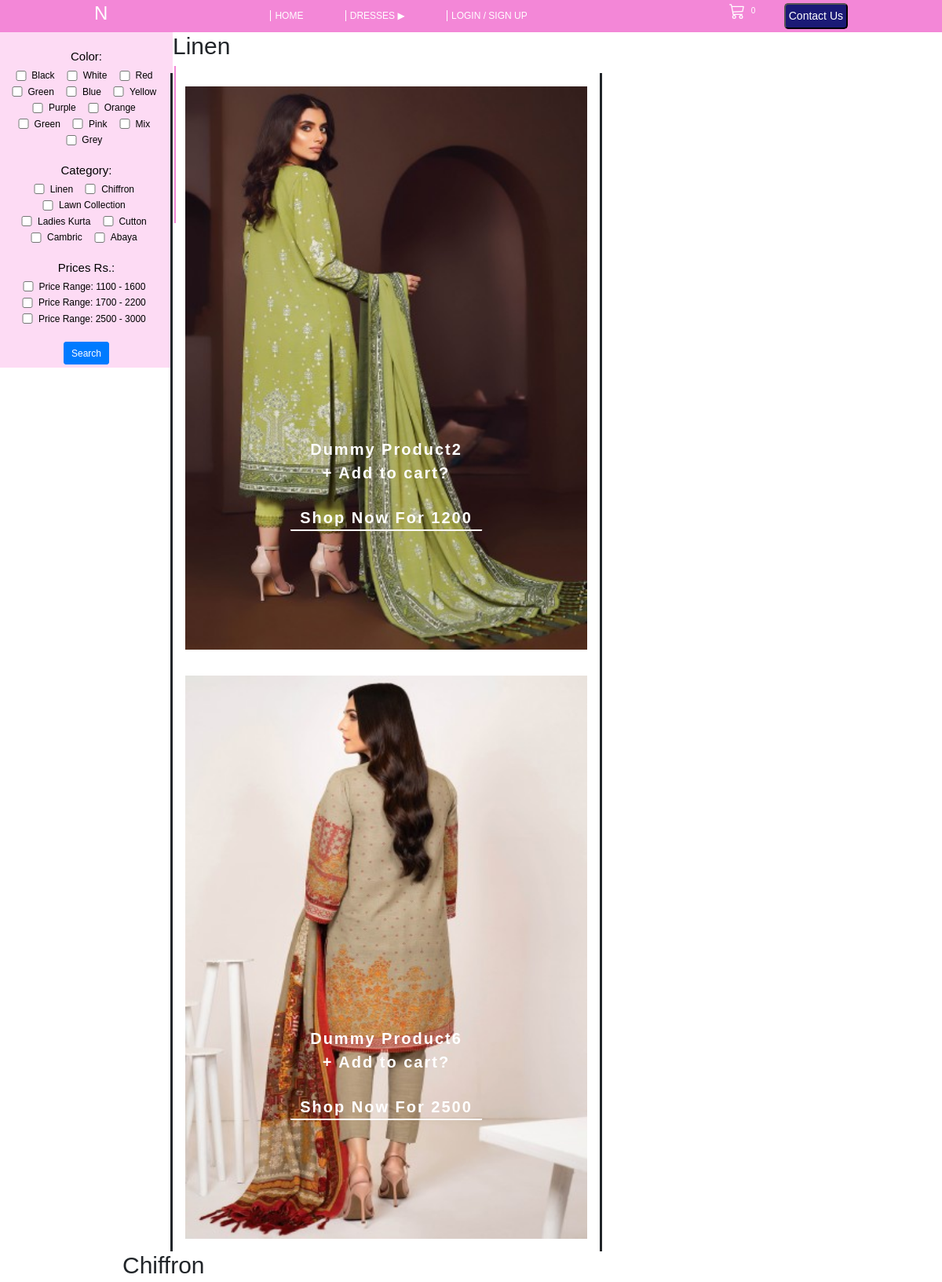
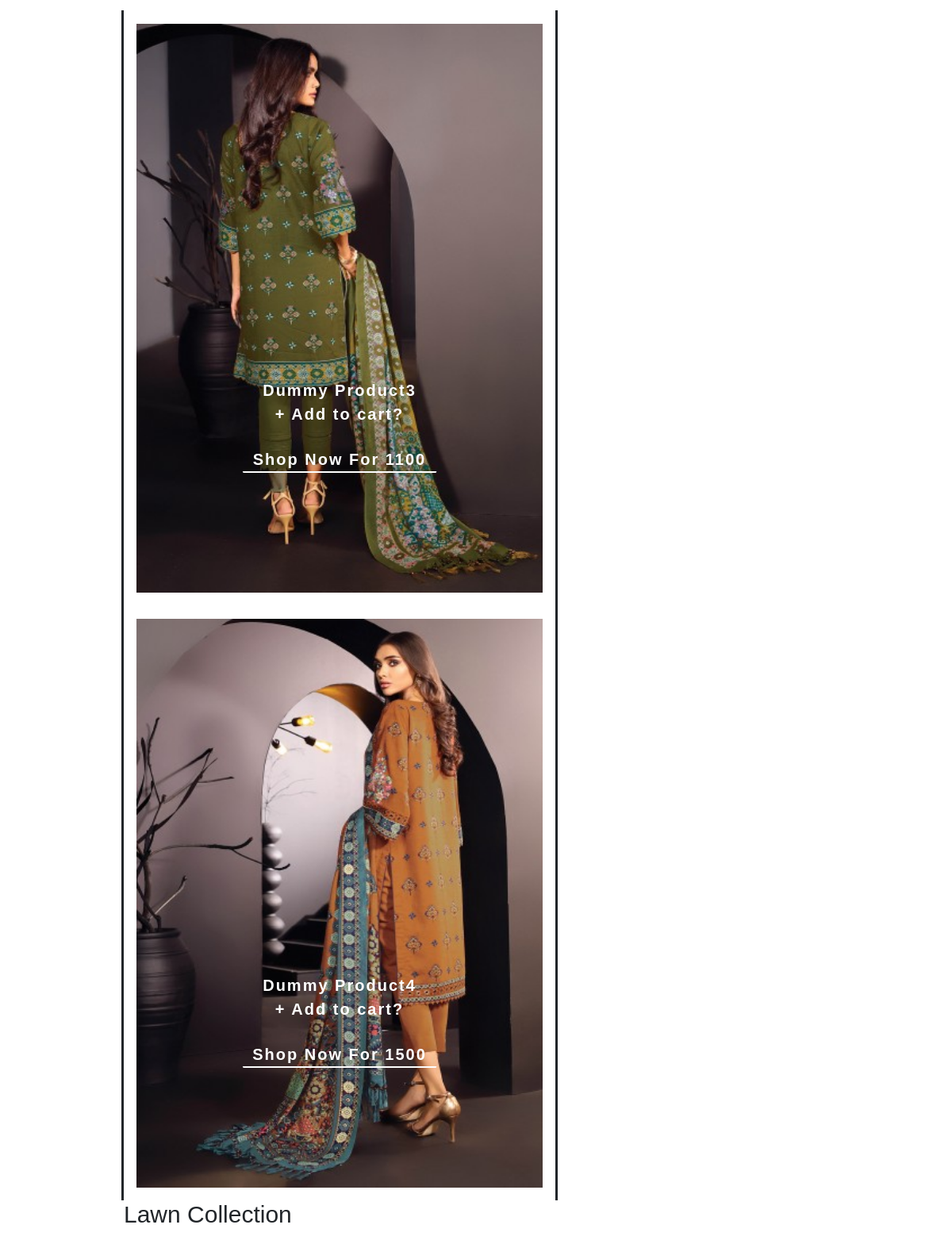
The page /categories (upper part) on the database its author committed (2 pictures, top to bottom).
### queries.py (models this page shows)
class Color(db.Model):
    __tablename__ = 'color'
    id = db.Column(db.Integer, primary_key=True)
    color = db.Column(db.String)

class Pcategory(db.Model):
    __tablename__ = 'pcategory'
    id = db.Column(db.Integer, primary_key=True)
    catname = db.Column(db.String)

class Product(db.Model):
    __tablename__ = 'products'
    id = db.Column(db.Integer, primary_key=True)
    name = db.Column(db.String)
    cateid = db.Column(db.Integer, db.ForeignKey('pcategory.id'))
    stock = db.Column(db.Integer)
    price = db.Column(db.Float)
    color = db.Column(db.Integer, db.ForeignKey('color.id'))
    fimg = db.Column(db.String)
    bimg = db.Column(db.String)

### app.py (the view)
@app.route("/categories", defaults={'cid': 1}, methods=['GET', 'POST'])
@app.route("/categories/<int:cid>", methods=['GET', 'POST'])
def category(cid):
    query = productCategoryWise(cid)
    dressimgs = displayAllProducts()
    colors = colorOption()
    checkrange = pricerange()
    catedict = defaultdict(list)
    for row in query:
        catedict[row.catname].append({
            'id': row.id,
            'fimg': row.fimg,
            'bimg': row.bimg,
            'price': row.price,
            'name': row.name,
            'catname': row.catname,
            'catid': row.catid
        })
    return render_template("dresses.html", catedict=catedict, colors=colors, priceap=checkrange)

### app.py (called while the page is built)
@app.context_processor
def context_processor():
    dcatelist = allCategories()
    return dict(dcatelist=dcatelist)

### logic.py (called while the page is built)
def pricerange():
    initprice = 0
    pricerange = 0
    pricedict = defaultdict(list)
    for i in queries.priceq():
        price = int(i.price)
        if pricerange < price:
            initprice = price
            pricerange = price + 500
        pricedict[f'Price Range: {initprice} - {pricerange}'].append(i.id)
    return pricedict

### queries.py (called while the page is built)
def displayAllProducts():
    return Product.query.with_entities(Product.id, Product.price, Product.fimg, Product.bimg, Product.name).all()

def priceq():
    return Product.query.order_by(Product.price).all()

def productCategoryWise(cid):
    return db.session.query(Product.id, Product.fimg, Product.bimg, Product.price, Product.name, Pcategory.catname, Pcategory.id.label('catid'))\
        .join(Pcategory, Product.cateid == Pcategory.id)\
        .order_by(db.case([(Pcategory.id == cid, 1)], else_=2), Pcategory.id).all()

def allCategories():
    return Pcategory.query.all()

def colorOption():
    return Color.query.all()

### templates/dresses.html (shortened to what this page needs)
{% extends "index.html" %}
{% block main %}
{% block searcher %}
{{ super() }}
{% endblock %}
{% for cate, cateinfo in catedict.items() %}
<div id="imgcont" class="containerxyz">
    <h2>{{ cate }}</h2>
    {% for info in cateinfo %}
    <div class="econt reveal">
        <a href="{{ url_for('itemdtls', proid=info.id) }}">
        <img class="hidden" src="{{ info.bimg }}" alt="img" />
        <div class="shoP">
            <h4 style="font-size: 20px; font-weight: 600;">{{ info.name }}</h4>
            <h4 class="hoveradd2cart" style="font-size: 20px; font-weight: 600;">+ Add to cart?</h4>
            <br>
            <div style="font-size: 20px;">Shop Now For {{ info.price }}</div>
        </div>
        </a>
    </div>
    {% endfor %}
</div>
{% endfor %}
{% endblock %}

### templates/index.html (shortened to what this page needs)
{% extends "layout.html" %}
{% block main %}
{% block searcher %}
<form class="searcher" action="/search" method="POST">
    <br />
    <div class="searchItems">
        <h5>Color:</h5>
        {% for color in colors %}
        <div class="form-check form-check-inline">
            <input class="form-check-input" type="checkbox" name="p.color" value="{{ color.id }}" style="width: 20px;" >
            <label class="form-check-label">{{ color.color }}</label>
        </div>
        {% endfor %}
    </div>
    <br>
    <div class="searchItems">
        <h5>Category:</h5>
        {% for cate in dcatelist %}
        <div class="form-check form-check-inline">
            <input class="form-check-input" type="checkbox" name="p.cateid" value="{{ cate.id }}" style="width: 20px;" >
            <label class="form-check-label">{{ cate.catname }}</label>
        </div>
        {% endfor %}
    </div>
    <br>
    <div class="searchItems">
        <h5>Prices Rs.:</h5>
        {% for key, value in priceap.items() %}
        <div class="form-check form-check-inline">
            <input class="form-check-input" type="checkbox" name="p.id" value="{{ value }}" style="width: 20px;">
            <label class="form-check-label">{{ key }}</label>
        </div>
        {% endfor %}
    </div>
    <br>
    <div>
        <button type="submit" class="btn btn-primary btn-rounded">Search</button>
    </div>
</form>
{% endblock %}
{% endblock %}

### static/styles.css (style rules this page uses)
a { color: inherit; }
body { background-color: white; background-repeat: no-repeat; background-position: right top; }
.searcher { padding-top: 1%; width: 220px; color: black; background-color: rgba(253, 213, 243, 0.849); float:left; position: relative; white-space: normal; padding: 4px; display: flex; flex-direction: column; }
.containerxyz { display: flex; flex-wrap: wrap; margin-left:13%; }
.containerxyz h2 { flex-basis: 100%; text-align: left; font-size: 30px; padding-bottom: 10px; }
.econt { position: relative; border-left: 3px solid; border-right: 3px solid; width: 550px; height: 750px; margin-left: -3px; cursor: pointer; }
.shoP { position: absolute; color:white; transform: translate(-50%, -50%); left: 50%; border-bottom: 2px solid white; border-radius: 2px; width: 45%; text-align: center; white-space: nowrap; word-wrap: break-word; top: 70%; font-weight: 600; letter-spacing: 2px; font-size: medium; font-family: 'Courier New', Courier, monospace; opacity: 0; transition: opacity .3s ease-in; z-index: 999999; pointer-events: none; }
.econt img { width: 100%; height: 100%; padding: 3%; transition: .3s ease-out; }
div { text-align: center; }
input { border: 0; width: 2%; }
.reveal .hidden { display: block !important; visibility: visible !important; }
.reveal { position: relative; }
.reveal .hidden { position: absolute; z-index: -1; top: 0; width: 100%; height: 100%; opacity: 0; -webkit-transition: opacity 0.3s ease-in-out; -moz-transition: opacity 0.3s ease-in-out; -o-transition: opacity 0.3s ease-in-out; transition: opacity 0.3s ease-in-out; }

### rows shown on the page
Color: color "Black"
Color: color "White"
Color: color "Red"
Color: color "Green"
Color: color "Blue"
Color: color "Yellow"
Color: color "Purple"
Color: color "Orange"
Color: color "Green"
Color: color "Pink"
Color: color "Mix"
Color: color "Grey"
Pcategory: catname "Linen"
Pcategory: catname "Chiffron"
Pcategory: catname "Lawn Collection"
Pcategory: catname "Ladies Kurta"
Pcategory: catname "Cutton"
Pcategory: catname "Cambric"
Pcategory: catname "Abaya"
Product: catname "Linen", bimg (picture)
Product: bimg (picture)
Product: catname "Chiffron", bimg (picture)
Product: bimg (picture)
Product: catname "Lawn Collection"

### other values the page prints
{{ key }} "Price Range: 1100 - 1600" "Price Range: 1700 - 2200" "Price Range: 2500 - 3000"
